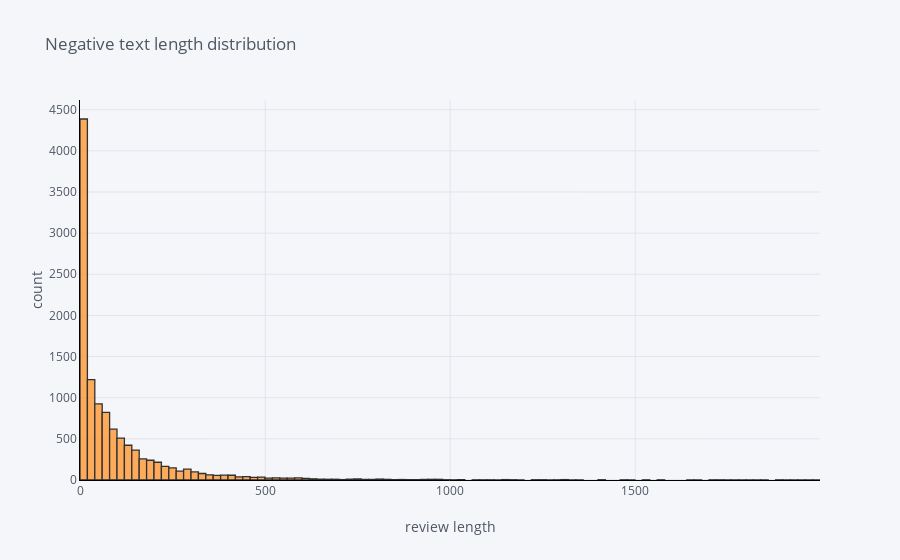

Notebook code for this chart:
### Code cell
df['neg_len'].iplot(
    kind='hist',
    bins=100,
    xTitle='review length',
    linecolor='black',
    yTitle='count',
    title='Negative text length distribution')

### Figure 1 — Plotly figure (JSON) as saved in the notebook; plotly's stock layout.template omitted (floating-point values rounded to 4 significant figures; data arrays with more than 128 entries replaced by an {"elided": "..."} marker saying what was removed)
{"data": [{"histfunc": "count", "histnorm": "", "marker": {"color": "rgba(255, 153, 51, 1.0)", "line": {"color": "#000000", "width": 1.3}}, "name": "neg_len", "nbinsx": 100, "opacity": 0.8, "orientation": "v", "type": "histogram", "x": {"elided": "11448 int values"}}], "layout": {"barmode": "overlay", "legend": {"bgcolor": "#F5F6F9", "font": {"color": "#4D5663"}}, "paper_bgcolor": "#F5F6F9", "plot_bgcolor": "#F5F6F9", "title": {"font": {"color": "#4D5663"}, "text": "Negative text length distribution"}, "xaxis": {"gridcolor": "#E1E5ED", "linecolor": "black", "showgrid": true, "tickfont": {"color": "#4D5663"}, "title": {"font": {"color": "#4D5663"}, "text": "review length"}, "zerolinecolor": "#E1E5ED"}, "yaxis": {"gridcolor": "#E1E5ED", "linecolor": "black", "showgrid": true, "tickfont": {"color": "#4D5663"}, "title": {"font": {"color": "#4D5663"}, "text": "count"}, "zerolinecolor": "#E1E5ED"}}}
